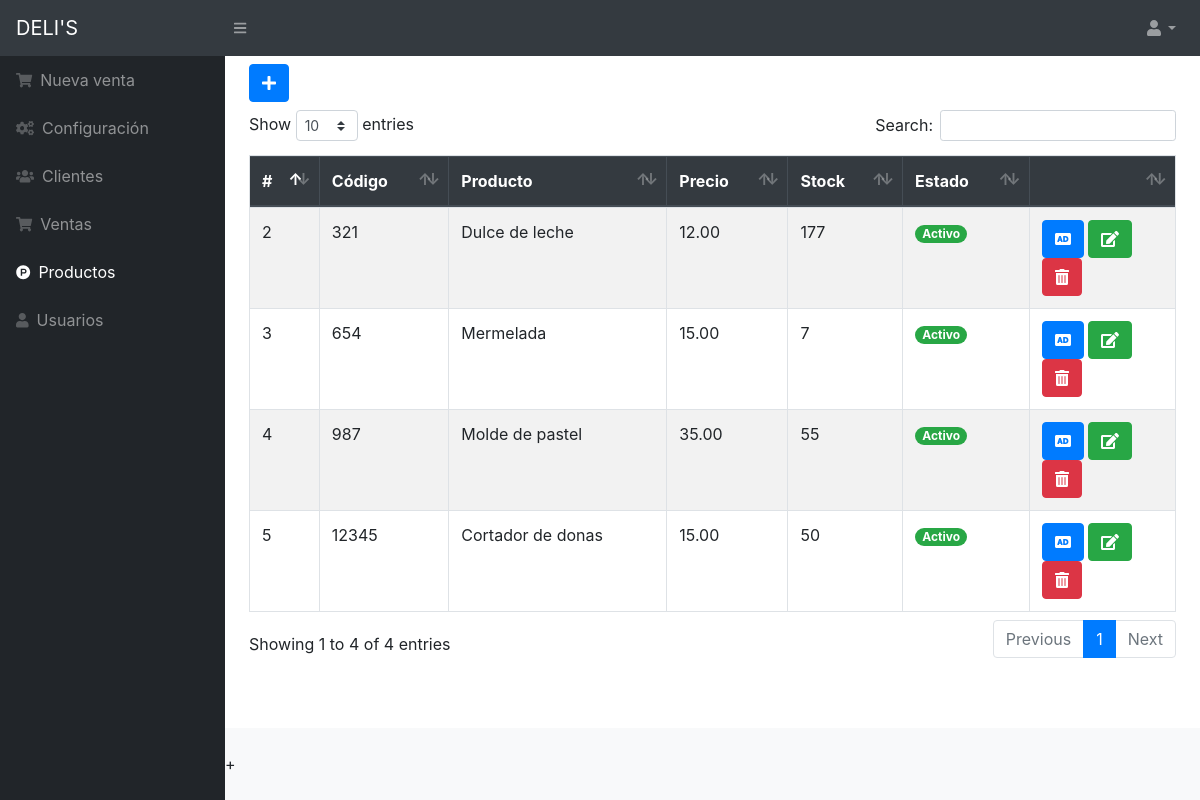
/src/productos.php (signed in), run on the app's committed database.
### tables this page shows
CREATE TABLE `producto` (
  `codproducto` int(11) NOT NULL,
  `codigo` varchar(20) NOT NULL,
  `descripcion` varchar(200) NOT NULL,
  `precio` decimal(10,2) NOT NULL,
  `existencia` int(11) NOT NULL,
  `usuario_id` int(11) NOT NULL,
  `estado` int(11) NOT NULL DEFAULT 1
);

### src/productos.php (the view, shortened to what this page needs)
<?php include_once "includes/header.php";
   ?>
<button class="btn btn-primary mb-2" type="button" data-toggle="modal" data-target="#nuevo_producto"><i class="fas fa-plus"></i></button>
<div class="table-responsive">
    <table class="table table-striped table-bordered" id="tbl">
        <thead class="thead-dark">
            <tr>
                <th>#</th>
                <th>Código</th>
                <th>Producto</th>
                <th>Precio</th>
                <th>Stock</th>
                <th>Estado</th>
                <th></th>
            </tr>
        </thead>
        <tbody>
            <?php
               include "../conexion.php";
               $query = mysqli_query($conexion, "SELECT * FROM producto");
               $result = mysqli_num_rows($query);
               if ($result > 0) {
                   while ($data = mysqli_fetch_assoc($query)) {
                       if ($data['estado'] == 1) {
                           $estado = '<span class="badge badge-pill badge-success">Activo</span>';
                       } else {
                           $estado = '<span class="badge badge-pill badge-danger">Inactivo</span>';
                       }
               ?>
                    <tr>
                        <td><?php echo $data['codproducto']; ?></td>
                        <td><?php echo $data['codigo']; ?></td>
                        <td><?php echo $data['descripcion']; ?></td>
                        <td><?php echo $data['precio']; ?></td>
                        <td><?php echo $data['existencia']; ?></td>
                        <td><?php echo $estado ?></td>
                        <td>
                            <?php if ($data['estado'] == 1) { ?>
                                <a href="agregar_producto.php?id=<?php echo $data['codproducto']; ?>" class="btn btn-primary"><i class='fas fa-audio-description'></i></a>
                                <a href="editar_producto.php?id=<?php echo $data['codproducto']; ?>" class="btn btn-success"><i class='fas fa-edit'></i></a>
                                <form action="eliminar_producto.php?id=<?php echo $data['codproducto']; ?>" method="post" class="confirmar d-inline">
                                    <button class="btn btn-danger" type="submit"><i class='fas fa-trash-alt'></i> </button>
                                </form>
                            <?php } ?>
                        </td>
                    </tr>
            <?php }
               } ?>
        </tbody>
    </table>
</div>
<?php include_once "includes/footer.php"; ?>

### data on the page
producto: codproducto "2", codigo "321", descripcion "Dulce de leche", precio "12.00", existencia "177", estado "Activo"
producto: codproducto "3", codigo "654", descripcion "Mermelada", precio "15.00", existencia "7", estado "Activo"
producto: codproducto "4", codigo "987", descripcion "Molde de pastel", precio "35.00", existencia "55", estado "Activo"
producto: codproducto "5", codigo "12345", descripcion "Cortador de donas", precio "15.00", existencia "50", estado "Activo"
